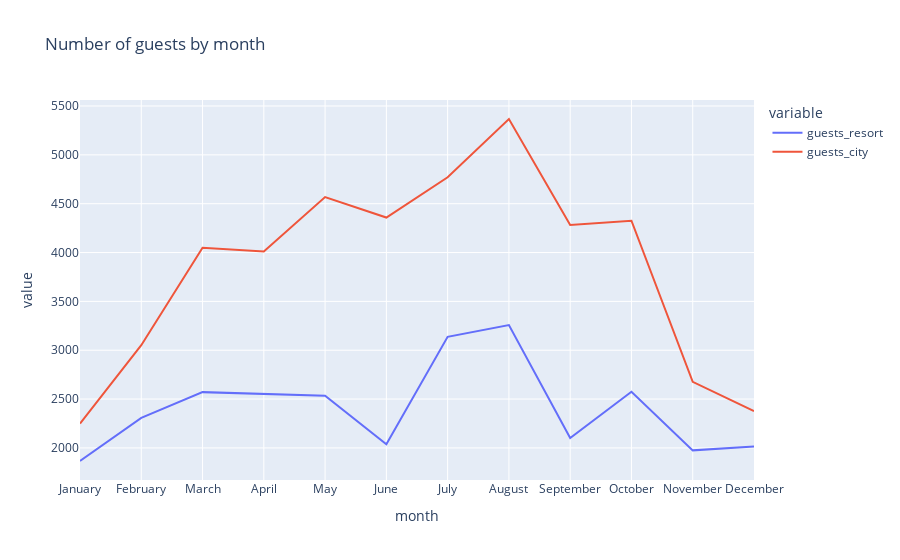

Notebook code for this chart:
### Code cell
px.line(data_frame=final_rush,
       x='month',
       y=['guests_resort', 'guests_city'],
       title = 'Number of guests by month')

### Figure 1 — Plotly figure (JSON) as saved in the notebook; plotly's stock layout.template omitted (floating-point values rounded to 4 significant figures)
{"data": [{"hovertemplate": "variable=guests_resort<br>month=%{x}<br>value=%{y}<extra></extra>", "legendgroup": "guests_resort", "line": {"color": "#636efa", "dash": "solid"}, "marker": {"symbol": "circle"}, "mode": "lines", "name": "guests_resort", "orientation": "v", "showlegend": true, "type": "scatter", "x": ["January", "February", "March", "April", "May", "June", "July", "August", "September", "October", "November", "December"], "xaxis": "x", "y": [1866, 2308, 2571, 2550, 2535, 2037, 3137, 3257, 2102, 2575, 1975, 2014], "yaxis": "y"}, {"hovertemplate": "variable=guests_city<br>month=%{x}<br>value=%{y}<extra></extra>", "legendgroup": "guests_city", "line": {"color": "#EF553B", "dash": "solid"}, "marker": {"symbol": "circle"}, "mode": "lines", "name": "guests_city", "orientation": "v", "showlegend": true, "type": "scatter", "x": ["January", "February", "March", "April", "May", "June", "July", "August", "September", "October", "November", "December"], "xaxis": "x", "y": [2249, 3051, 4049, 4010, 4568, 4358, 4770, 5367, 4283, 4326, 2676, 2377], "yaxis": "y"}], "layout": {"legend": {"title": {"text": "variable"}, "tracegroupgap": 0}, "title": {"text": "Number of guests by month"}, "xaxis": {"anchor": "y", "domain": [0, 1], "title": {"text": "month"}}, "yaxis": {"anchor": "x", "domain": [0, 1], "title": {"text": "value"}}}}
